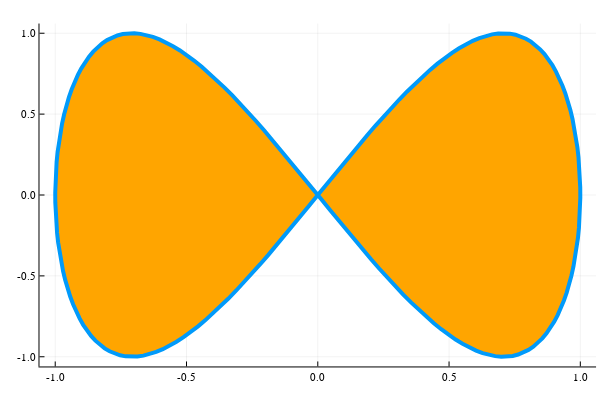

The code cell stored with this chart in its notebook:
### Code cell
plot(sin, (x->begin
            sin(2x)
        end), 0, 2π, line=4, leg=false, fill=(0, :orange))

### Figure 1 — Plotly figure (JSON) as saved in the notebook; plotly's stock layout.template omitted (floating-point values rounded to 4 significant figures; data arrays with more than 128 entries replaced by an {"elided": "..."} marker saying what was removed)
{"data": [{"colorbar": {"title": ""}, "fill": "tozeroy", "fillcolor": "rgba(255, 165, 0, 1.000)", "legendgroup": "y1", "line": {"color": "rgba(0, 154, 250, 1.000)", "dash": "solid", "shape": "linear", "width": 4}, "mode": "lines", "name": "y1", "showlegend": true, "type": "scatter", "x": {"elided": "200 float values"}, "xaxis": "x1", "y": {"elided": "200 float values"}, "yaxis": "y1", "zmax": null, "zmin": null}], "layout": {"annotations": [], "height": 400, "margin": {"b": 20, "l": 0, "r": 0, "t": 20}, "paper_bgcolor": "rgba(255, 255, 255, 1.000)", "plot_bgcolor": "rgba(255, 255, 255, 1.000)", "showlegend": false, "width": 600, "xaxis": {"anchor": "y1", "domain": [0.06582, 0.9934], "gridcolor": "rgba(0, 0, 0, 0.100)", "gridwidth": 0.5, "linecolor": "rgba(0, 0, 0, 1.000)", "mirror": false, "range": [-1.06, 1.06], "showgrid": true, "showline": true, "showticklabels": true, "tickangle": 0, "tickcolor": "rgb(0, 0, 0)", "tickfont": {"color": "rgba(0, 0, 0, 1.000)", "family": "sans-serif", "size": 11}, "tickmode": "array", "ticks": "inside", "ticktext": ["-1.0", "-0.5", "0.0", "0.5", "1.0"], "tickvals": [-1, -0.5, 0, 0.5, 1], "title": "", "titlefont": {"color": "rgba(0, 0, 0, 1.000)", "family": "sans-serif", "size": 15}, "type": "-", "visible": true, "zeroline": false, "zerolinecolor": "rgba(0, 0, 0, 1.000)"}, "yaxis": {"anchor": "x1", "domain": [0.03762, 0.9902], "gridcolor": "rgba(0, 0, 0, 0.100)", "gridwidth": 0.5, "linecolor": "rgba(0, 0, 0, 1.000)", "mirror": false, "range": [-1.06, 1.06], "showgrid": true, "showline": true, "showticklabels": true, "tickangle": 0, "tickcolor": "rgb(0, 0, 0)", "tickfont": {"color": "rgba(0, 0, 0, 1.000)", "family": "sans-serif", "size": 11}, "tickmode": "array", "ticks": "inside", "ticktext": ["-1.0", "-0.5", "0.0", "0.5", "1.0"], "tickvals": [-1, -0.5, 0, 0.5, 1], "title": "", "titlefont": {"color": "rgba(0, 0, 0, 1.000)", "family": "sans-serif", "size": 15}, "type": "-", "visible": true, "zeroline": false, "zerolinecolor": "rgba(0, 0, 0, 1.000)"}}}
